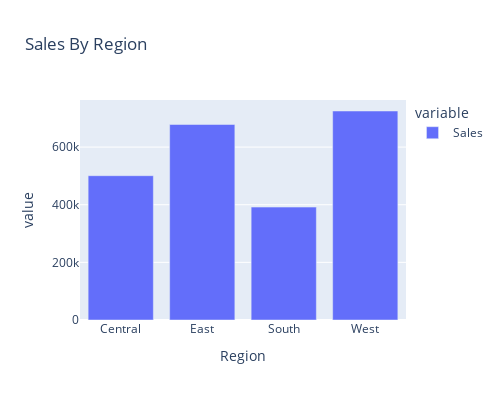

Source (notebook cell):
### Markdown cell above
## Sales Per Region

### Code cell
fig = px.bar(data.groupby("Region")["Sales"].sum(),title="Sales By Region",width=500, height=400)
fig.show()

### Figure 1 — Plotly figure (JSON) as saved in the notebook; plotly's stock layout.template omitted (floating-point values rounded to 4 significant figures)
{"data": [{"alignmentgroup": "True", "hovertemplate": "variable=Sales<br>Region=%{x}<br>value=%{y}<extra></extra>", "legendgroup": "Sales", "marker": {"color": "#636efa", "pattern": {"shape": ""}}, "name": "Sales", "offsetgroup": "Sales", "orientation": "v", "showlegend": true, "textposition": "auto", "type": "bar", "x": ["Central", "East", "South", "West"], "xaxis": "x", "y": [500800.0, 678400.0, 391700.0, 725300.0], "yaxis": "y"}], "layout": {"barmode": "relative", "height": 400, "legend": {"title": {"text": "variable"}, "tracegroupgap": 0}, "title": {"text": "Sales By Region"}, "width": 500, "xaxis": {"anchor": "y", "domain": [0, 1], "title": {"text": "Region"}}, "yaxis": {"anchor": "x", "domain": [0, 1], "title": {"text": "value"}}}}
